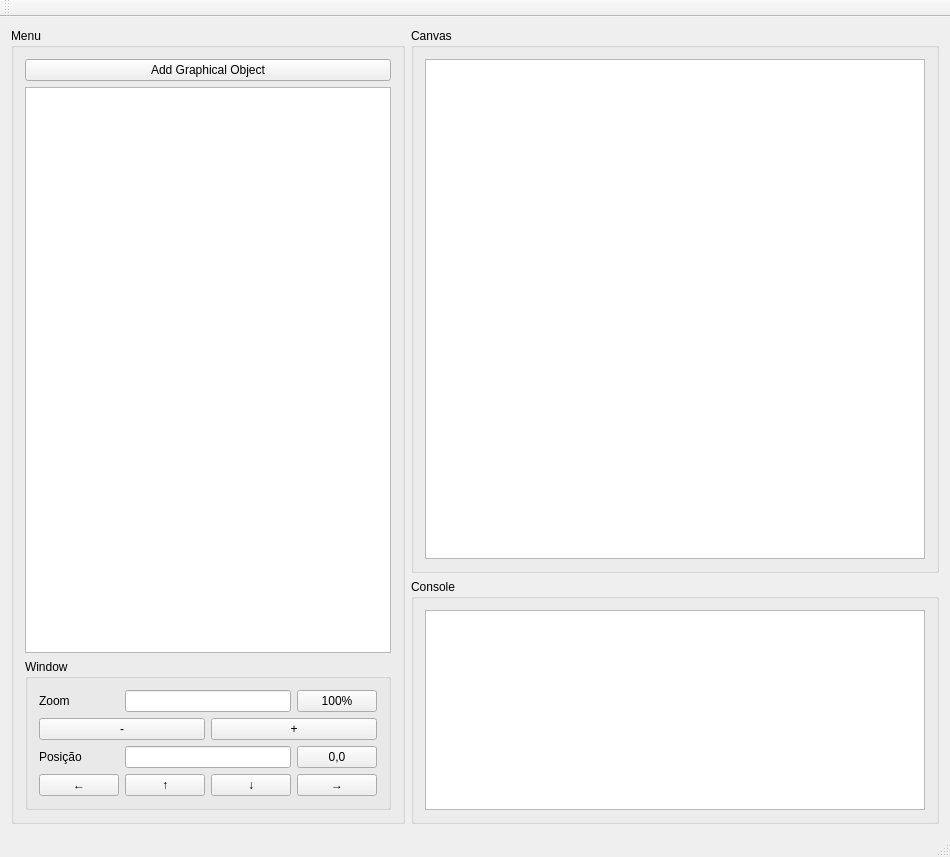
<?xml version="1.0" encoding="UTF-8"?>
<ui version="4.0">
 <class>MainWindow</class>
 <widget class="QMainWindow" name="MainWindow">
  <property name="geometry">
   <rect>
    <x>0</x>
    <y>0</y>
    <width>912</width>
    <height>857</height>
   </rect>
  </property>
  <property name="sizePolicy">
   <sizepolicy hsizetype="Fixed" vsizetype="Fixed">
    <horstretch>0</horstretch>
    <verstretch>0</verstretch>
   </sizepolicy>
  </property>
  <property name="windowTitle">
   <string>CG</string>
  </property>
  <widget class="QWidget" name="mainWindowWidget">
   <layout class="QGridLayout" name="gridLayout">
    <item row="0" column="0" rowspan="2">
     <widget class="QGroupBox" name="menuGroupBox">
      <property name="title">
       <string>Menu</string>
      </property>
      <layout class="QVBoxLayout" name="menuLayout">
       <item>
        <widget class="QPushButton" name="addGraphicalObjectButton">
         <property name="text">
          <string>Add Graphical Object</string>
         </property>
        </widget>
       </item>
       <item>
        <widget class="QListView" name="listView"/>
       </item>
       <item>
        <widget class="QGroupBox" name="groupBox">
         <property name="title">
          <string>Window</string>
         </property>
         <layout class="QGridLayout" name="toolsLayout" rowstretch="0,0,0,0" columnstretch="1,1,1,1">
          <property name="sizeConstraint">
           <enum>QLayout::SetDefaultConstraint</enum>
          </property>
          <item row="0" column="3">
           <widget class="QPushButton" name="standartZoomPushButton">
            <property name="text">
             <string>100%</string>
            </property>
           </widget>
          </item>
          <item row="0" column="1" colspan="2">
           <widget class="QLineEdit" name="zoomLineEdit">
            <property name="readOnly">
             <bool>true</bool>
            </property>
           </widget>
          </item>
          <item row="1" column="2" colspan="2">
           <widget class="QPushButton" name="moreZoomPushButton">
            <property name="text">
             <string>+</string>
            </property>
           </widget>
          </item>
          <item row="3" column="3">
           <widget class="QPushButton" name="moveRightPushButton">
            <property name="text">
             <string>→</string>
            </property>
           </widget>
          </item>
          <item row="3" column="2">
           <widget class="QPushButton" name="moveDownPushButton">
            <property name="text">
             <string>↓</string>
            </property>
           </widget>
          </item>
          <item row="3" column="1">
           <widget class="QPushButton" name="moveUpPushButton">
            <property name="text">
             <string>↑</string>
            </property>
           </widget>
          </item>
          <item row="2" column="3">
           <widget class="QPushButton" name="centerPushButton">
            <property name="text">
             <string>0,0</string>
            </property>
           </widget>
          </item>
          <item row="0" column="0">
           <widget class="QLabel" name="zoomLabel">
            <property name="text">
             <string>Zoom</string>
            </property>
           </widget>
          </item>
          <item row="3" column="0">
           <widget class="QPushButton" name="moveLeftPushButton">
            <property name="text">
             <string>←</string>
            </property>
           </widget>
          </item>
          <item row="2" column="1" colspan="2">
           <widget class="QLineEdit" name="positionLineEdit">
            <property name="readOnly">
             <bool>true</bool>
            </property>
           </widget>
          </item>
          <item row="2" column="0">
           <widget class="QLabel" name="positionLabel">
            <property name="text">
             <string>Posição</string>
            </property>
           </widget>
          </item>
          <item row="1" column="0" colspan="2">
           <widget class="QPushButton" name="lessZoomPushButton">
            <property name="text">
             <string>-</string>
            </property>
           </widget>
          </item>
         </layout>
        </widget>
       </item>
      </layout>
     </widget>
    </item>
    <item row="0" column="1">
     <widget class="QGroupBox" name="canvasGroupBox">
      <property name="title">
       <string>Canvas</string>
      </property>
      <layout class="QVBoxLayout" name="canvasLayout">
       <item>
        <widget class="QGraphicsView" name="graphicsView">
         <property name="sizePolicy">
          <sizepolicy hsizetype="Fixed" vsizetype="Fixed">
           <horstretch>0</horstretch>
           <verstretch>0</verstretch>
          </sizepolicy>
         </property>
         <property name="minimumSize">
          <size>
           <width>500</width>
           <height>500</height>
          </size>
         </property>
         <property name="verticalScrollBarPolicy">
          <enum>Qt::ScrollBarAlwaysOff</enum>
         </property>
         <property name="horizontalScrollBarPolicy">
          <enum>Qt::ScrollBarAlwaysOff</enum>
         </property>
         <property name="sizeAdjustPolicy">
          <enum>QAbstractScrollArea::AdjustIgnored</enum>
         </property>
         <property name="interactive">
          <bool>false</bool>
         </property>
        </widget>
       </item>
      </layout>
     </widget>
    </item>
    <item row="1" column="1">
     <widget class="QGroupBox" name="consoleGroupBox">
      <property name="title">
       <string>Console</string>
      </property>
      <layout class="QVBoxLayout" name="consoleLayout">
       <item>
        <widget class="QTextBrowser" name="consoleTextBrowser"/>
       </item>
      </layout>
     </widget>
    </item>
   </layout>
  </widget>
  <widget class="QMenuBar" name="menuBar">
   <property name="geometry">
    <rect>
     <x>0</x>
     <y>0</y>
     <width>912</width>
     <height>22</height>
    </rect>
   </property>
  </widget>
  <widget class="QToolBar" name="mainToolBar">
   <attribute name="toolBarArea">
    <enum>TopToolBarArea</enum>
   </attribute>
   <attribute name="toolBarBreak">
    <bool>false</bool>
   </attribute>
  </widget>
  <widget class="QStatusBar" name="statusBar"/>
 </widget>
 <layoutdefault spacing="6" margin="11"/>
 <resources/>
 <connections/>
</ui>
